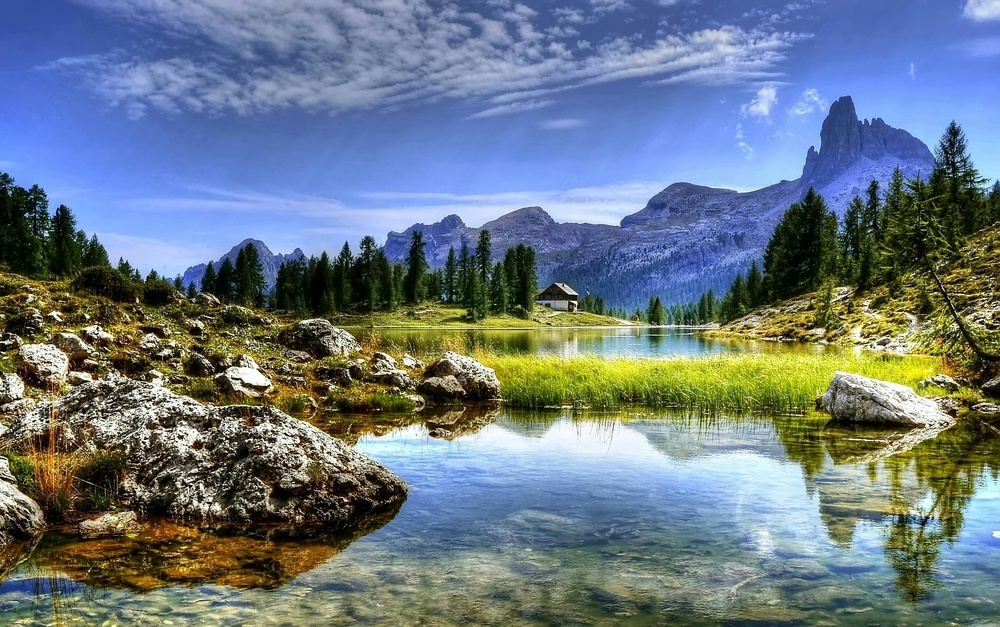
#> input picture sceneryImg.jpg, 1000 x 627 px, shrunk from 3360 x 2108 before the run
$ python ImageEnhancement.py
#> lines starting #> are read from the running program, lines starting #| are printed output that depends on the picture
import cv2
import matplotlib.pyplot as plt
import numpy as np

# Image enhancement
img_bgr = cv2.imread("sceneryImg.jpg", cv2.IMREAD_COLOR)
#> img_bgr is the input picture: shape (627, 1000, 3); mean B, G, R 131.1, 120.7, 106.6
img_rgb = cv2.cvtColor(img_bgr, cv2.COLOR_BGR2RGB)


matrix = np.ones(img_rgb.shape, dtype="uint8") * 50

img_rgb_brighter = cv2.add(img_rgb, matrix)
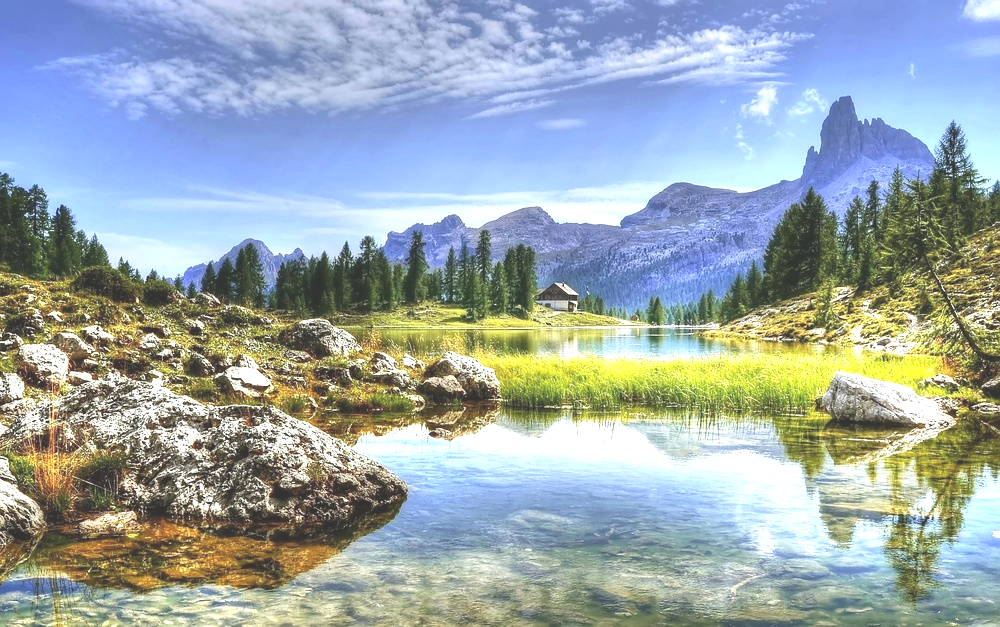
#> img_rgb_brighter: shape (627, 1000, 3); mean R, G, B 155.3, 168.8, 173.5
img_rgb_darker = cv2.subtract(img_rgb, matrix)
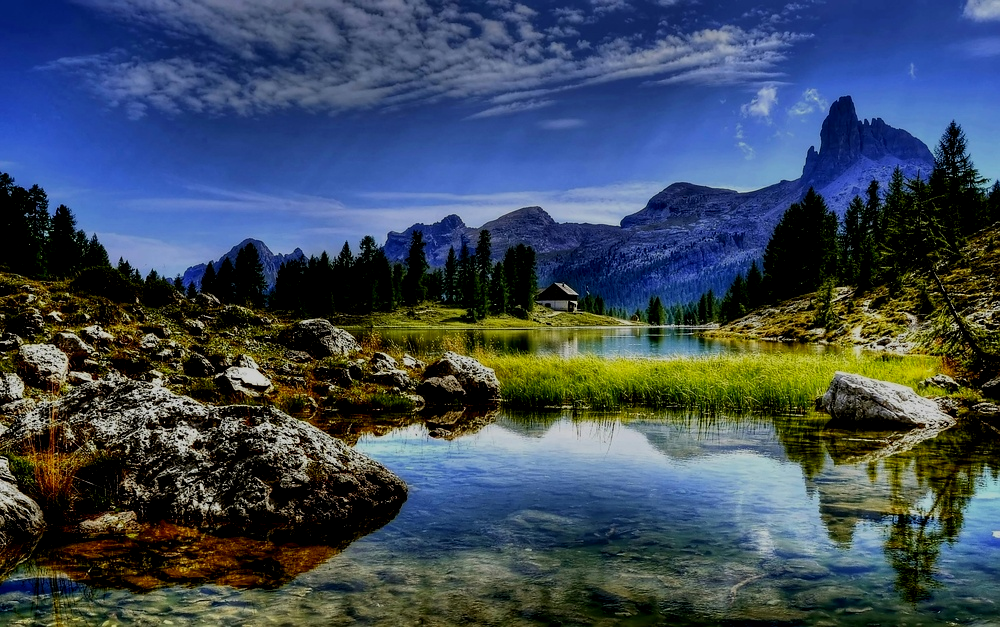
#> img_rgb_darker: shape (627, 1000, 3); mean R, G, B 60.3, 74.3, 90

print("Matrix: ", matrix)
#> (printed output is left out)

plt.figure(figsize=[18, 5])
plt.subplot(131); plt.imshow(img_rgb_darker); plt.title("Darker")
plt.subplot(132); plt.imshow(img_rgb); plt.title("Original")
plt.subplot(133); plt.imshow(img_rgb_brighter); plt.title("Brighter")


# Contrasting
matrix_dark = np.ones(img_rgb.shape) * 0.8
matrix_light = np.ones(img_rgb.shape) * 1.2

img_rgb_darker = np.uint8(cv2.multiply(np.float64(img_rgb), matrix_dark))
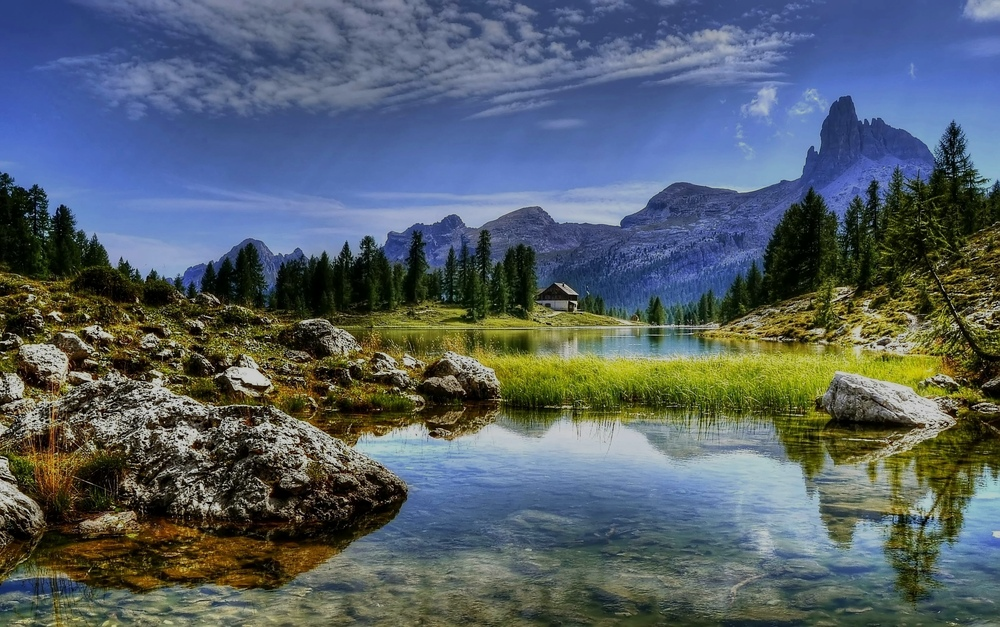
#> img_rgb_darker: shape (627, 1000, 3); mean R, G, B 84.9, 96.2, 104.5
img_rgb_lighter = np.uint8(np.clip(cv2.multiply(np.float64(img_rgb), matrix_light), 0, 255))
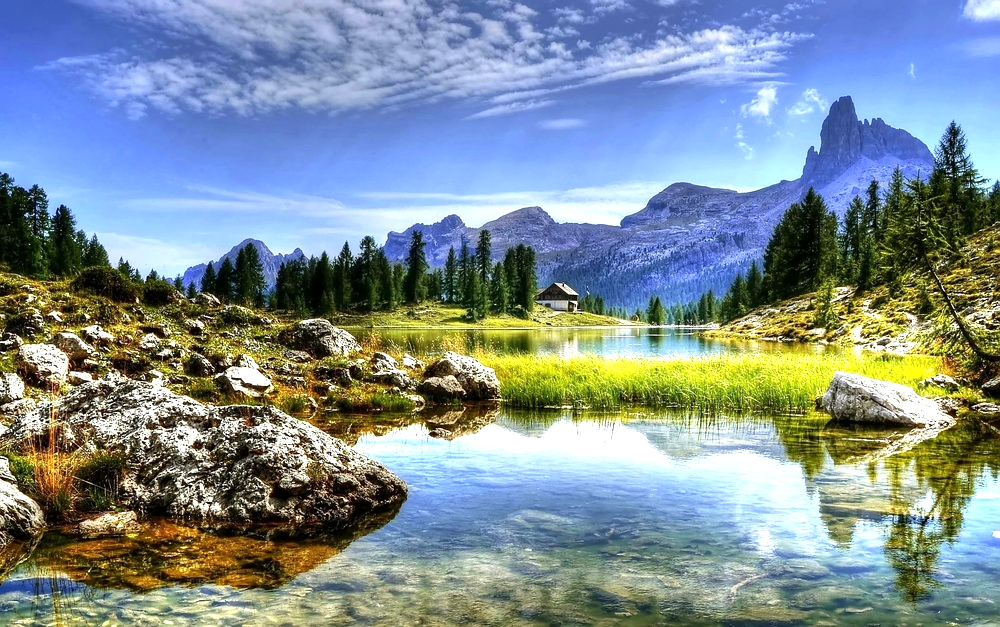
#> img_rgb_lighter: shape (627, 1000, 3); mean R, G, B 126.4, 142.9, 149.9

plt.figure(figsize=[18,5])
plt.subplot(131); plt.imshow(img_rgb_darker);  plt.title("Lower Contrast")
plt.subplot(132); plt.imshow(img_rgb);         plt.title("Original")
plt.subplot(133); plt.imshow(img_rgb_brighter);plt.title("Higher Contrast")

plt.show(block=True)
